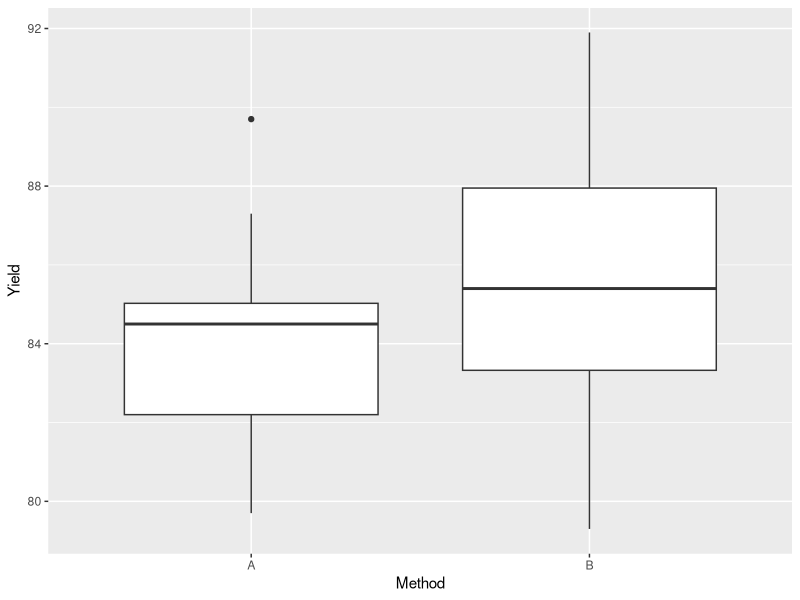
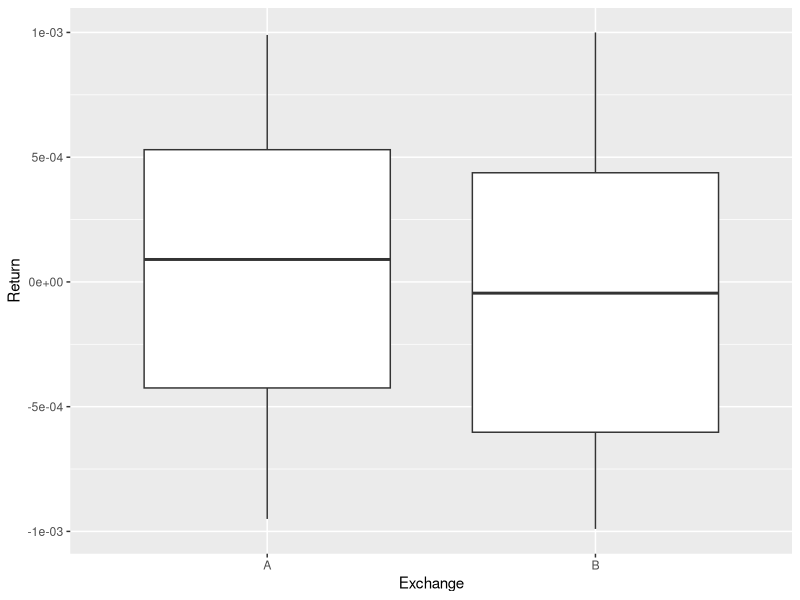
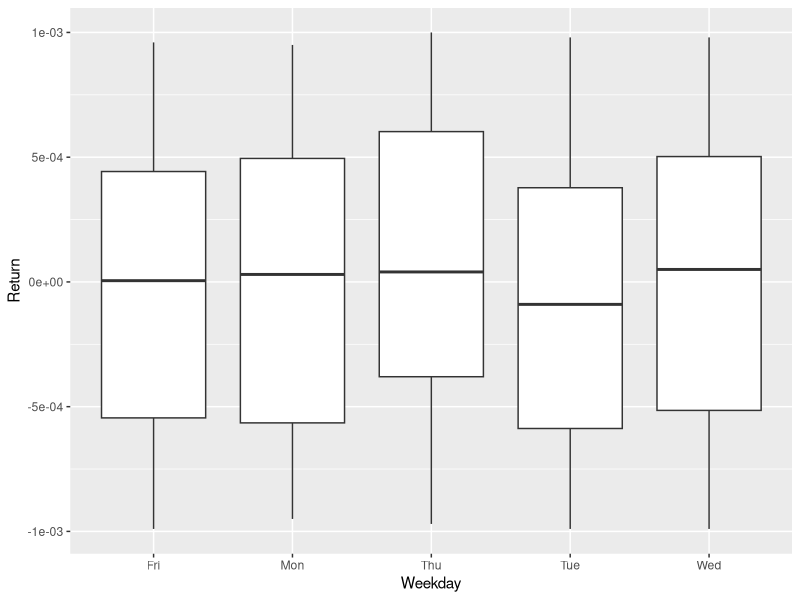

Recreate these plots in R, in order.
## ---- chunk 1
library(tidyverse)
knitr::opts_chunk$set(echo = TRUE)
## ---- chunk 2
s1 <- rnorm(10, mean=0, sd=2)
# Note that t test can only be used under the normal distribution assumption!
res <- t.test(s1)
res$p.value
res$conf.int
t.test(rnorm(3000, mean=0, sd=2))
## ---- chunk 3
s1 <- rnorm(10, mean=1.5, sd=2)
# Note that t test can only be used under the normal distribution assumption!
res <- t.test(s1)
res$p.value
res$conf.int
res$estimate
## ---- chunk 4
csv <- read.csv(file = 'example.csv')
csv <- as_tibble(csv)
csv
a <- csv %>% filter(Method == 'A')
b <- csv %>% filter(Method == 'B')
a$Yield
t.test(a$Yield, b$Yield)
## ---- chunk 5
prop.test(c(13883, 11930), c(13883+79658, 11930 + 110348))
#X-squared is just chi-square
sqrt(1301)
## ---- chunk 6
csv %>% ggplot(aes(x = Method, y = Yield)) + geom_boxplot()
res <- aov(Yield ~ Method, data=csv)
res
summary(res)
summary.lm(res)
res$coefficients
# intercept is the mean of A, A plus MethodB is the mean of B
## ---- chunk 7
dA <- readr::read_csv('exchangeA.csv')
dB <- readr::read_csv('exchangeB.csv')

d <- bind_rows(dA %>% add_column(Exchange="A"), dB %>% add_column(Exchange="B"))
d
d_long <- d %>% pivot_longer(Mon:Fri, names_to="Weekday", values_to="Return")
d_long

res <- aov(Return ~ Weekday + Exchange, data=d_long)
summary(res)
summary.lm(res)
new <- tibble(Exchange="A", Weekday="Wed")
predict(res, new, interval="prediction", level=0.99, se.fit = TRUE)
## ---- chunk 8
d_long
res2 <- aov(Return ~ Weekday, data=d_long)
summary(res2)
summary.lm(res2)
predict(res2, new, interval="prediction", level=0.99, se.fit = TRUE)
## ---- chunk 9
d_long %>% group_by(Exchange) %>% ggplot(aes(x=Exchange, y=Return)) +
geom_boxplot()

d_long %>% group_by(Weekday) %>% ggplot(aes(x=Weekday, y=Return)) +
geom_boxplot()
